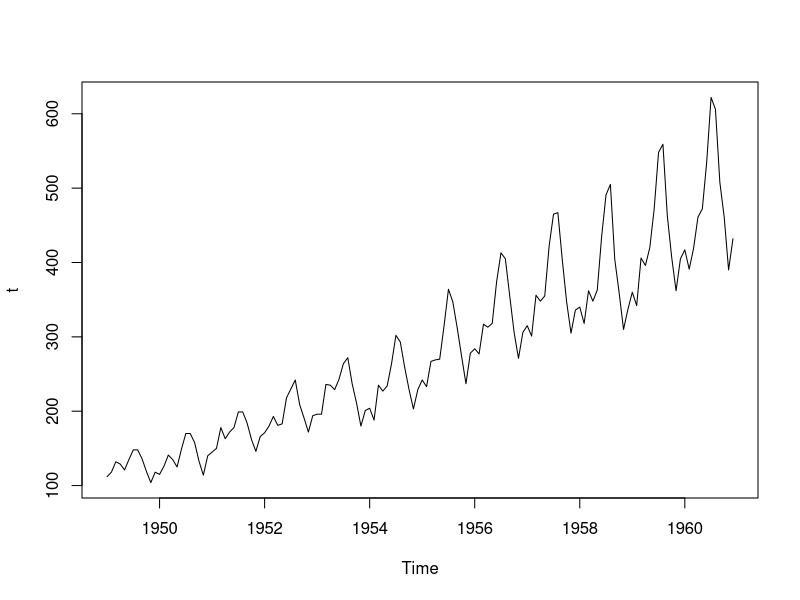
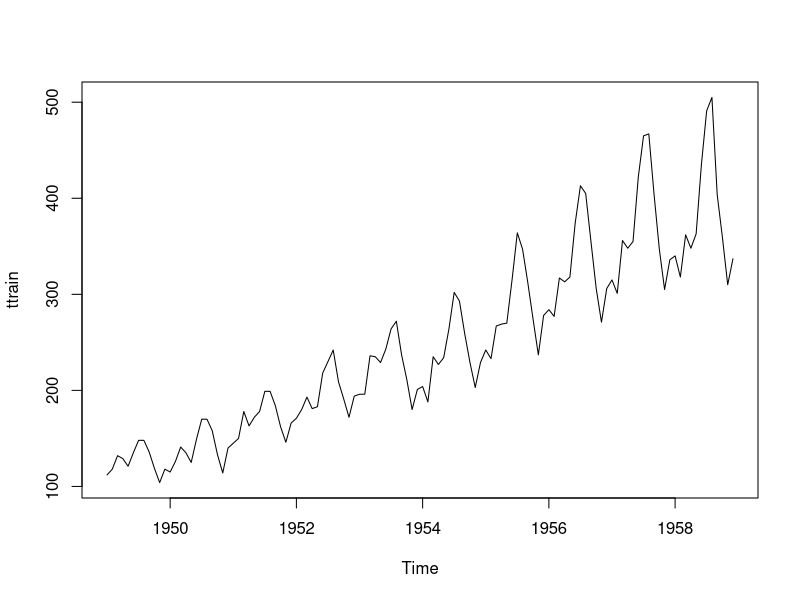
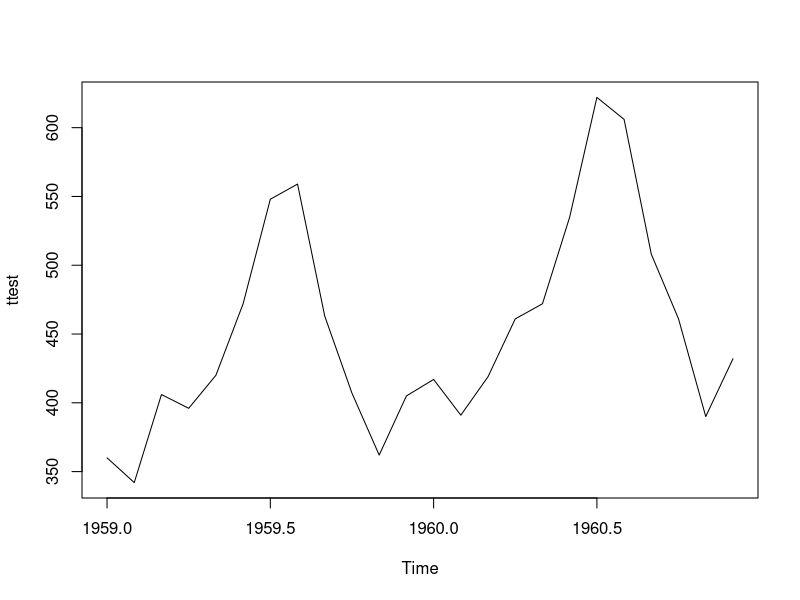
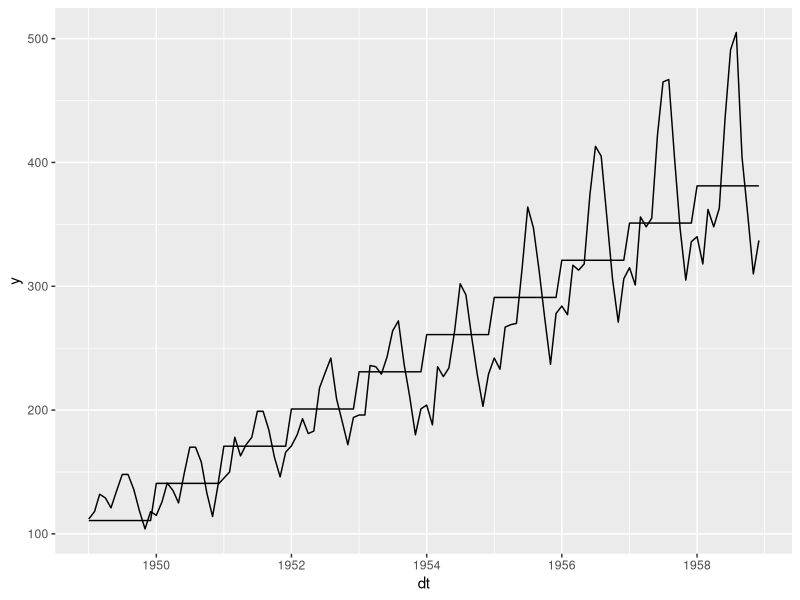
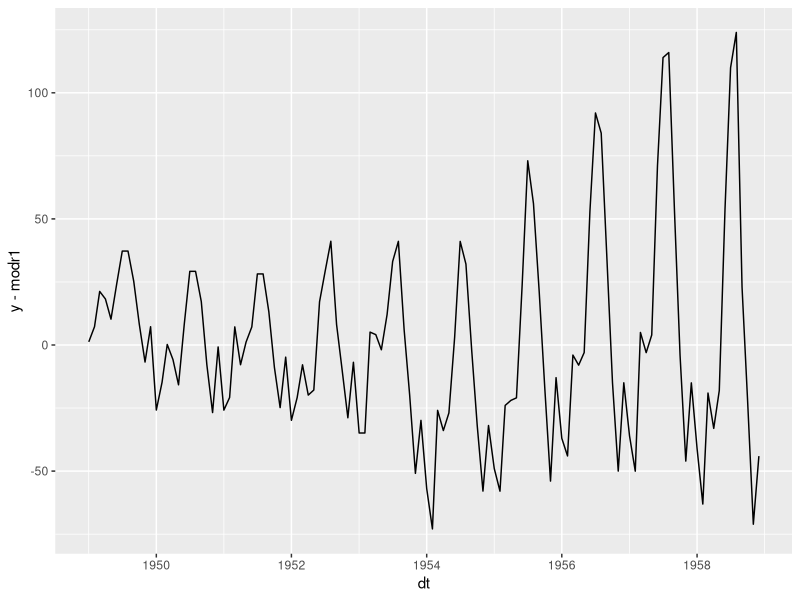
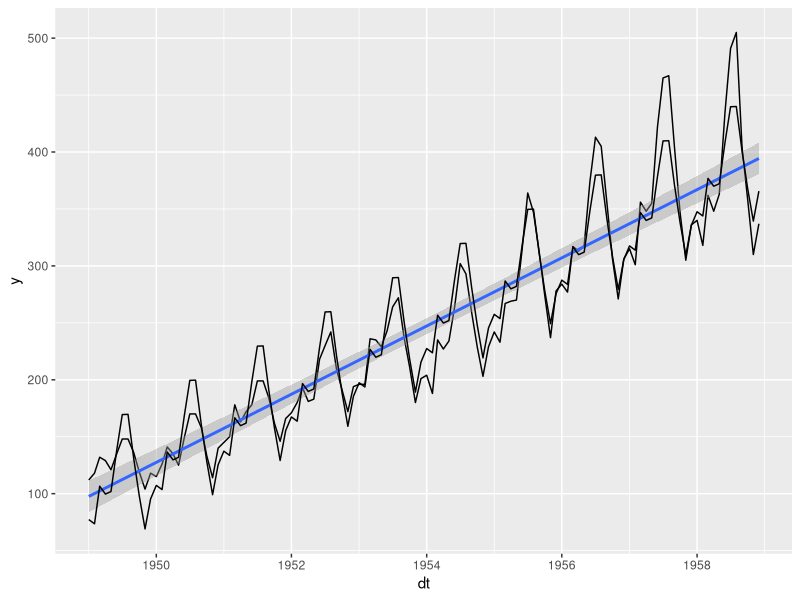
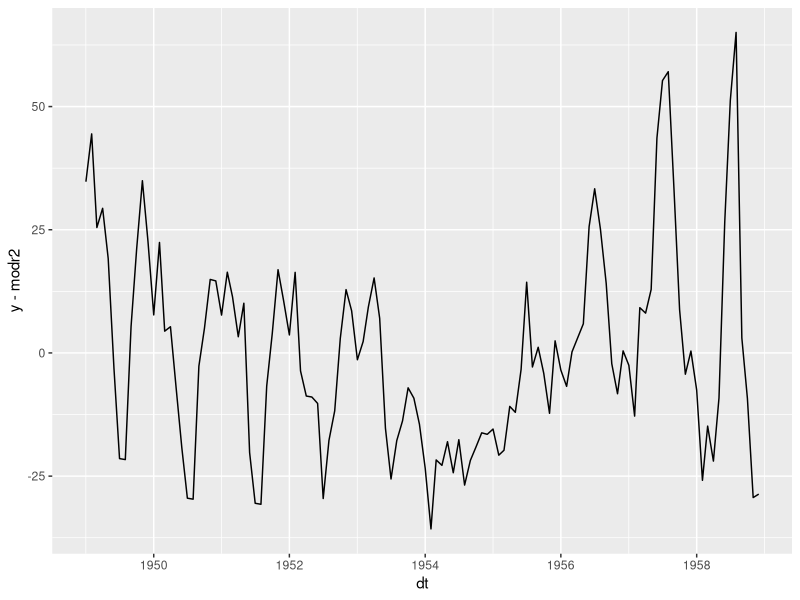
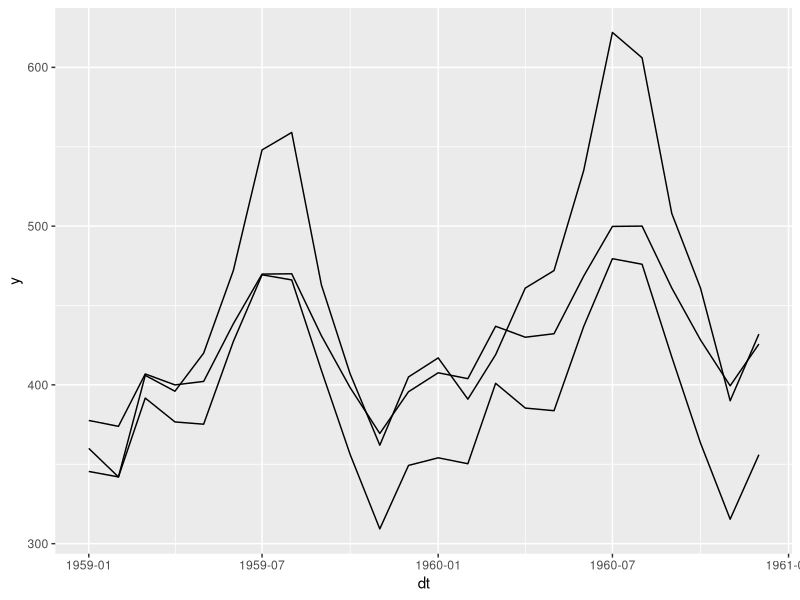

The R script that drew these images, in order:
# packages ----------------------------------------------------------------
rm(list = ls())
library(tidyverse)
library(lubridate)
library(viridis)

# data --------------------------------------------------------------------
# separar train/entrenamiento/modelo y test/validacion
t <- AirPassengers
plot(t)

ntest <- 24

ttrain <- head(t, length(t) - ntest)
ttrain
plot(ttrain)

ttest <- tail(t, ntest)
ttest
plot(ttest)

# mod facil/forecast ------------------------------------------------------
library(forecast)

fcts <- forecast(ttrain, h = ntest)
names(fcts)
fcts$model

pred <- fcts$mean
pred
#  comparar
ttest

# mod a lo regression -----------------------------------------------------
df <- data_frame(
  y = as.vector(ttrain),
  year = rep(1949:1958, each = 12),
  month = rep(month.abb, times = length(1949:1958)),
  monthn = rep(1:12, times = length(1949:1958)),
  dt = ymd(paste0(year, "-", monthn, "-", 1)),
  datetime = as.numeric(dt)
)

df

modr1 <- lm(y ~ year, data = df)

df <- df %>% 
  mutate(
    modr1 = predict(modr1)
  )
df

ggplot(df) +
  geom_line(aes(dt, y)) +
  geom_line(aes(dt, modr1)) 


ggplot(df) +
  geom_line(aes(dt, y - modr1))


modr2 <- lm(y ~ year + month, data = df)

df <- df %>% 
  mutate(
    modr2 = predict(modr2)
  )
df

ggplot(df) +
  geom_line(aes(dt, y)) +
  geom_smooth(aes(dt, y), method = "lm") +
  geom_line(aes(dt, modr2)) 

ggplot(df) +
  geom_line(aes(dt, y - modr2))


dftest <- data_frame(
  y = as.vector(ttest),
  year = rep(1959:1960, each = 12),
  month = rep(month.abb, times = length(1959:1960)),
)

dftest <- dftest %>% 
  mutate(
    modf = pred,
    modr2 = predict(modr2, newdata = dftest),
    monthn = rep(1:12, times = length(1959:1960)),
    dt = ymd(paste0(year, "-", monthn, "-", 1))
  )

ggplot(dftest, aes(dt)) +
  geom_line(aes(y = y)) +
  geom_line(aes(y = modf)) +
  geom_line(aes(y = modr2)) 

dftest %>% 
  select(dt, y, modf, modr2) %>% 
  gather(tipo, valor, -dt) %>% 
  ggplot() +
  geom_line(aes(dt, valor, group = tipo, color = tipo), size = 1) +
  scale_color_viridis(discrete = TRUE)
